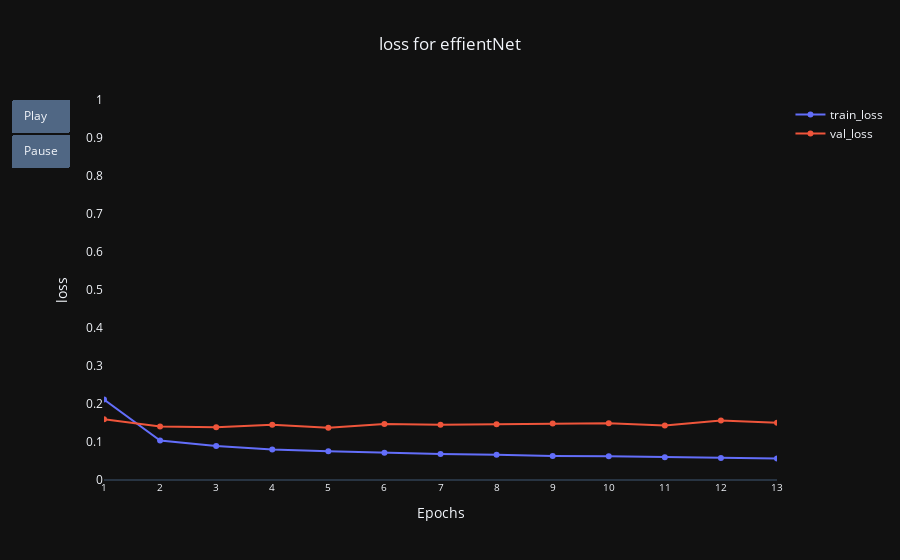

Notebook source saved alongside this figure:
### Code cell
mode = modes[0]
animate_plot(
    Effient_net_hist,
    Plot_mode=mode,
    delay=75,
    streamlit=False,
    title=mode+" for effientNet",
    SHOW_GRID=False,
)

### Figure 1 — Plotly figure (JSON) as saved in the notebook; plotly's stock layout.template omitted (floating-point values rounded to 4 significant figures)
{"data": [{"name": "train_loss", "type": "scatter", "x": [1, 2, 3, 4, 5, 6, 7, 8, 9, 10, 11, 12, 13], "y": [0.2119, 0.1041, 0.0894, 0.0803, 0.0759, 0.0719, 0.0681, 0.0664, 0.0629, 0.0623, 0.0601, 0.0577, 0.0567]}, {"name": "val_loss", "type": "scatter", "x": [1, 2, 3, 4, 5, 6, 7, 8, 9, 10, 11, 12, 13], "y": [0.1599, 0.141, 0.1385, 0.1454, 0.1374, 0.1472, 0.1455, 0.1468, 0.1484, 0.1496, 0.1434, 0.1567, 0.1508]}], "layout": {"hovermode": "x unified", "showlegend": true, "title": {"text": "loss for effientNet", "x": 0.5}, "updatemenus": [{"buttons": [{"args": [null, {"frame": {"duration": 75, "redraw": false}, "fromcurrent": true, "transition": {"duration": 50, "easing": "quadratic-in-out"}}], "label": "Play", "method": "animate"}, {"args": [[null], {"frame": {"duration": 0, "redraw": false}, "mode": "immediate", "transition": {"duration": 0}}], "label": "Pause", "method": "animate"}], "showactive": false, "type": "buttons"}], "xaxis": {"autorange": false, "dtick": 1, "range": [1, 13], "showgrid": false, "tick0": 0, "tickfont": {"size": 10}, "tickmode": "linear", "title": {"text": "Epochs"}}, "yaxis": {"autorange": false, "dtick": 0.1, "range": [0, 1], "showgrid": false, "tick0": 0, "tickmode": "linear", "title": {"text": "loss"}}}}
